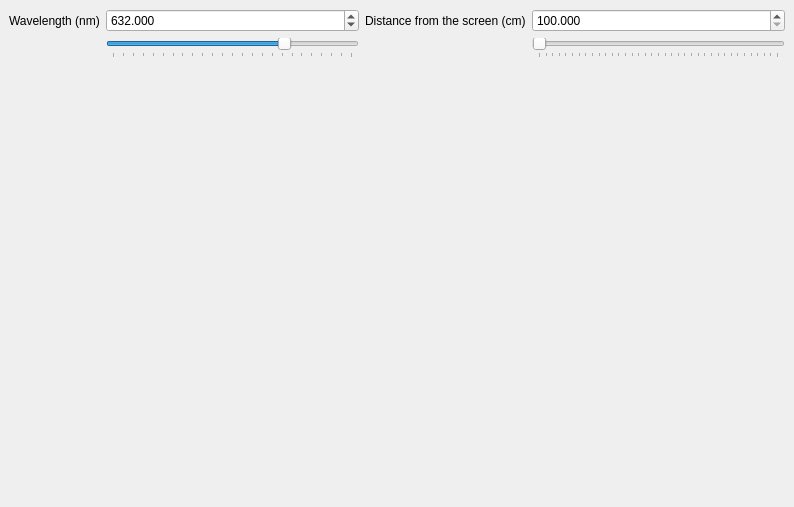
<?xml version="1.0" encoding="UTF-8"?>
<ui version="4.0">
 <class>MainWindow</class>
 <widget class="QMainWindow" name="MainWindow">
  <property name="geometry">
   <rect>
    <x>0</x>
    <y>0</y>
    <width>794</width>
    <height>507</height>
   </rect>
  </property>
  <property name="sizePolicy">
   <sizepolicy hsizetype="MinimumExpanding" vsizetype="Preferred">
    <horstretch>0</horstretch>
    <verstretch>0</verstretch>
   </sizepolicy>
  </property>
  <property name="windowTitle">
   <string>Fresnel Edge</string>
  </property>
  <widget class="QWidget" name="centralWidget">
   <layout class="QVBoxLayout" name="verticalLayout_3">
    <item>
     <layout class="QVBoxLayout" name="verticalLayout_2">
      <item>
       <layout class="QGridLayout" name="gridLayout">
        <item row="0" column="0">
         <widget class="QLabel" name="label_Lambda">
          <property name="text">
           <string>Wavelength (nm)</string>
          </property>
         </widget>
        </item>
        <item row="0" column="2">
         <widget class="QLabel" name="label_D">
          <property name="text">
           <string>Distance from the screen (cm)</string>
          </property>
         </widget>
        </item>
        <item row="0" column="3">
         <widget class="QDoubleSpinBox" name="SpinBox_D">
          <property name="locale">
           <locale language="English" country="UnitedStates"/>
          </property>
          <property name="decimals">
           <number>3</number>
          </property>
          <property name="minimum">
           <double>100.000000000000000</double>
          </property>
          <property name="maximum">
           <double>1000.000000000000000</double>
          </property>
         </widget>
        </item>
        <item row="0" column="1">
         <widget class="QDoubleSpinBox" name="SpinBox_Lambda">
          <property name="locale">
           <locale language="English" country="UnitedStates"/>
          </property>
          <property name="decimals">
           <number>3</number>
          </property>
          <property name="minimum">
           <double>200.000000000000000</double>
          </property>
          <property name="maximum">
           <double>800.000000000000000</double>
          </property>
          <property name="value">
           <double>632.000000000000000</double>
          </property>
         </widget>
        </item>
        <item row="1" column="3">
         <widget class="QSlider" name="Slider_D">
          <property name="minimum">
           <number>100</number>
          </property>
          <property name="maximum">
           <number>1000</number>
          </property>
          <property name="singleStep">
           <number>10</number>
          </property>
          <property name="orientation">
           <enum>Qt::Horizontal</enum>
          </property>
          <property name="tickPosition">
           <enum>QSlider::TicksBelow</enum>
          </property>
          <property name="tickInterval">
           <number>25</number>
          </property>
         </widget>
        </item>
        <item row="1" column="1">
         <widget class="QSlider" name="Slider_Lambda">
          <property name="minimum">
           <number>200</number>
          </property>
          <property name="maximum">
           <number>800</number>
          </property>
          <property name="value">
           <number>632</number>
          </property>
          <property name="orientation">
           <enum>Qt::Horizontal</enum>
          </property>
          <property name="tickPosition">
           <enum>QSlider::TicksBelow</enum>
          </property>
          <property name="tickInterval">
           <number>25</number>
          </property>
         </widget>
        </item>
       </layout>
      </item>
      <item>
       <widget class="MPL_WIDGET_2D" name="mplwidget" native="true"/>
      </item>
     </layout>
    </item>
   </layout>
  </widget>
 </widget>
 <customwidgets>
  <customwidget>
   <class>MPL_WIDGET_2D</class>
   <extends>QWidget</extends>
   <header location="global">mplwidget</header>
   <container>1</container>
  </customwidget>
 </customwidgets>
 <resources/>
 <connections/>
</ui>
